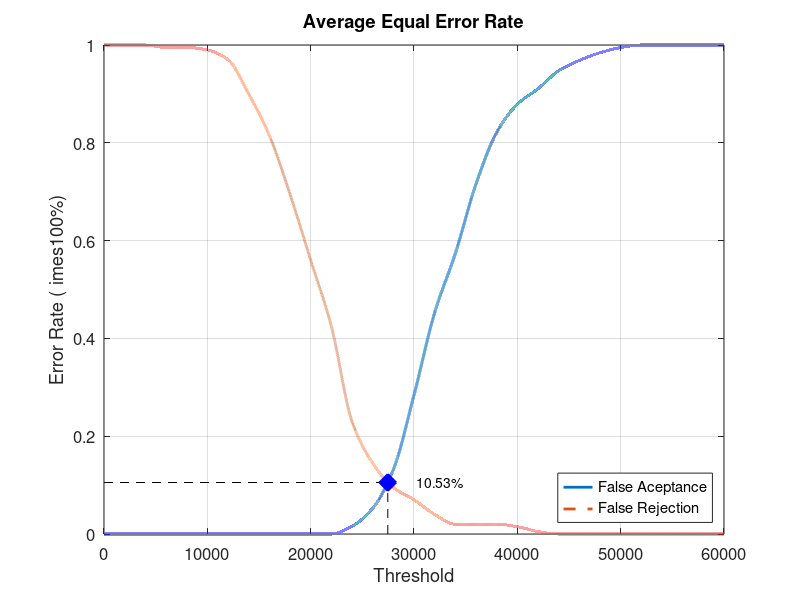
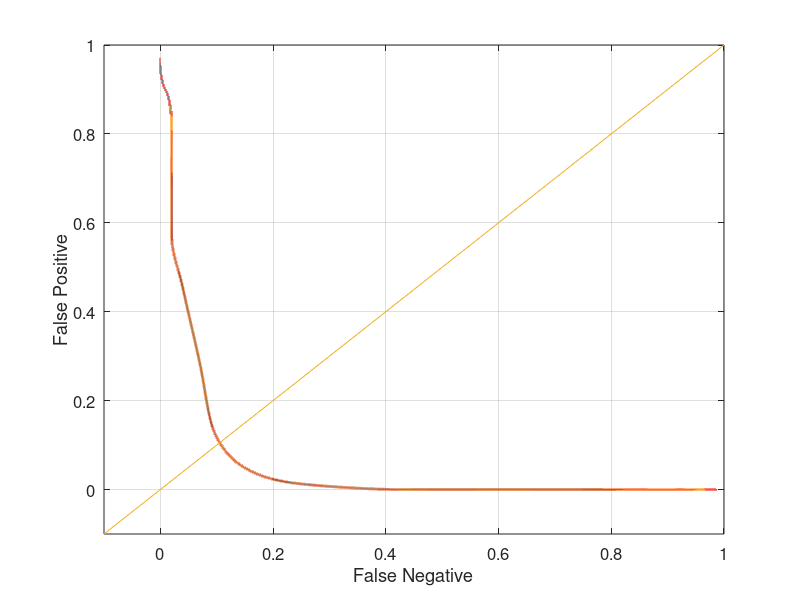

The MATLAB source for these figures, in order:
close all;
clear;
clc;
x = 0:2000:60000;
xq = 0:0.5:60000;

y0 = [0 0 0 0 0 0 0 0 0 0 0 0 0.0157895 0.0526316 0.131579 0.284211 0.452632 0.573684 0.715789 0.821053 0.878947 0.910526 0.947368 0.968421 0.984211 0.994737 1 1 1 1 1]
yy0 = interp1(x, y0, xq, 'pchip');
y1 = [1 1 1 0.995 0.995 0.99 0.97 0.9 0.815 0.695 0.56 0.425 0.23 0.145 0.095 0.07 0.04 0.02 0.02 0.02 0.015 0.005 0 0 0 0 0 0 0 0 0]
yy1 = interp1(x, y1, xq, 'pchip');

% Calculating EER: 
y2 = abs(y0 - y1);
find(y2 == min(y2))
yy2 = abs(yy0 - yy1);
xEER = find(yy2 == min(yy2));
xEERIndex = xq(xEER) % X-axis EER
yEER = yy0(xEER) % Y-axis EER

main = figure
plot(xq, yy0,'-','LineWidth', 2);	hold on
plot(xq, yy1,'--','LineWidth', 2);	hold on
plot([xEERIndex xEERIndex], [0 yEER], 'k--');	hold on
plot([0 xEERIndex], [yEER yEER], 'k--');	hold on
plot(xEERIndex, yEER, 'bx', 'LineWidth', 10);	hold on
text(xEERIndex + 10 * xEERIndex / 100, yEER, [num2str(round((10000 * yEER)) / 100) '%'])
legend('False Aceptance', 'False Rejection', 'Location', 'SouthEast')
xlabel('Threshold')
ylabel('Error Rate (	imes100%)')
title('Average Equal Error Rate')
set(gca, 'FontSize', 12)
axis([0 60000 0 1])
grid on

print(main, 'Database2_3Main', '-dpng');
FNRxFPR = figure('Color', [1 1 1]);
plot(yy1, yy0, '-', yy1, yy0, 'LineWidth', 2);
hold on
y = -0.1:0.1:1
plot(y, y); 
set(gca, 'FontSize', 12)
xlabel('False Negative')
ylabel('False Positive')
axis([-0.1 1 -0.1 1])
set(gca, 'FontSize', 12)
grid on

print(FNRxFPR, 'Database2_3FNRxFPR','-dpng');
